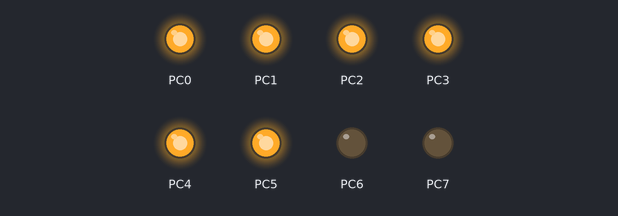
Bench run of a program on a simulated ATmega32, built with avr-gcc and emulated at 1 MHz. Shown: output pins drawn as LEDs (lit = HIGH).

Above: at 0.2 s.
At 1.2 s:
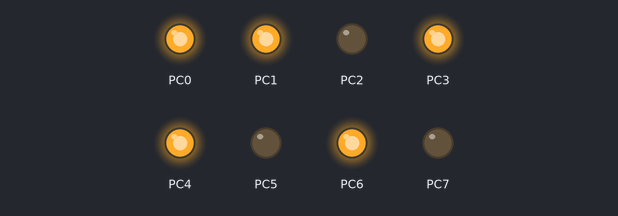
At 1.7 s:
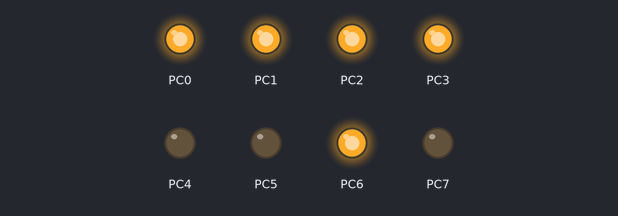
At 2.7 s:
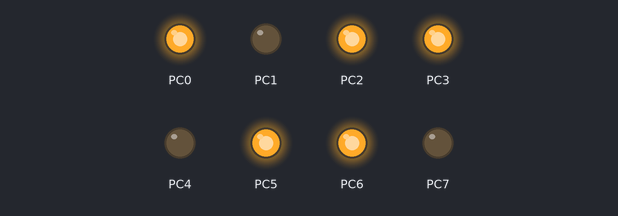
At 4.2 s:
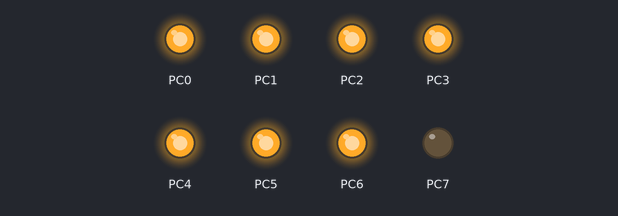
At 5.7 s:
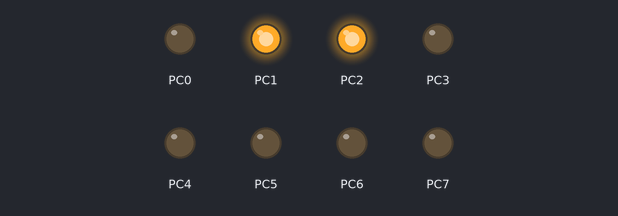
Timing chart, 0 to 6.5 s (numbered marks = the images above):
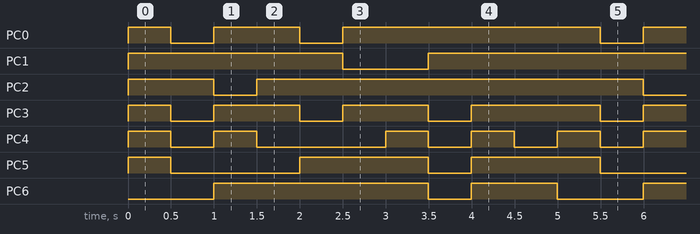

The program:

Pertemuan4.c
```c
#include <delay.h>
#include <io.h>
void main(void)
{
DDRC = 0xFF;
while (1)
    {
        //BINER CATODA
        PORTC = 0b00111111;    //0
        delay_ms(500);
        PORTC = 0b00000110;    //1
        delay_ms(500);
        PORTC = 0b01011011;    //2
        delay_ms(500);
        PORTC = 0b01001111;    //3
        delay_ms(500);
        PORTC = 0b01100110;    //4
        delay_ms(500);
        PORTC = 0b01101101;    //5
        delay_ms(500);
        PORTC = 0b01111101;    //6
        delay_ms(500);
        PORTC = 0b00000111;    //7
        delay_ms(500);
        PORTC = 0b01111111;    //8
        delay_ms(500);
        PORTC = 0b01101111;    //9
        delay_ms(500);
    }
}
```

Measured:
- by itself, PC0: repeats every 5.0 s: LOW 0.50 s, HIGH 1.0 s, LOW 0.50 s, HIGH 3.0 s
- by itself, PC1: repeats every 5.0 s: LOW 1.0 s, HIGH 4.0 s
- by itself, PC2: repeats every 5.0 s: LOW 0.50 s, HIGH 4.5 s
- by itself, PC3: repeats every 5.0 s: 2 × (LOW 0.50 s, HIGH 1.0 s), LOW 0.50 s, HIGH 1.5 s
- by itself, PC4: repeats every 5.0 s: LOW 0.50 s, HIGH 0.50 s, LOW 1.5 s, 2 × (HIGH 0.50 s, LOW 0.50 s), HIGH 0.50 s
- by itself, PC5: repeats every 5.0 s: LOW 1.5 s, HIGH 1.5 s, LOW 0.50 s, HIGH 1.5 s
- by itself, PC6: repeats every 5.0 s: LOW 0.50 s, HIGH 1.0 s, LOW 1.0 s, HIGH 2.5 s
